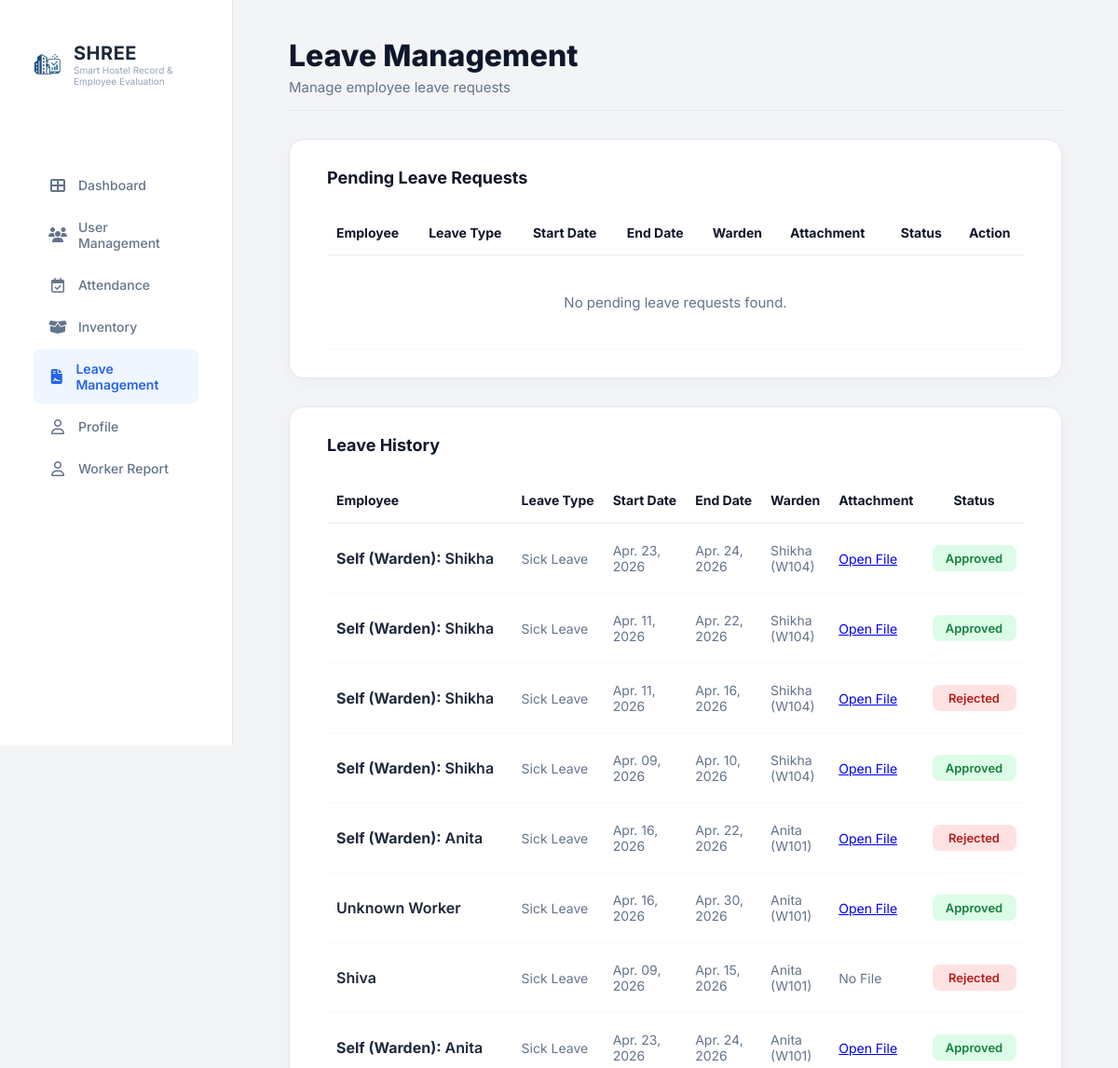
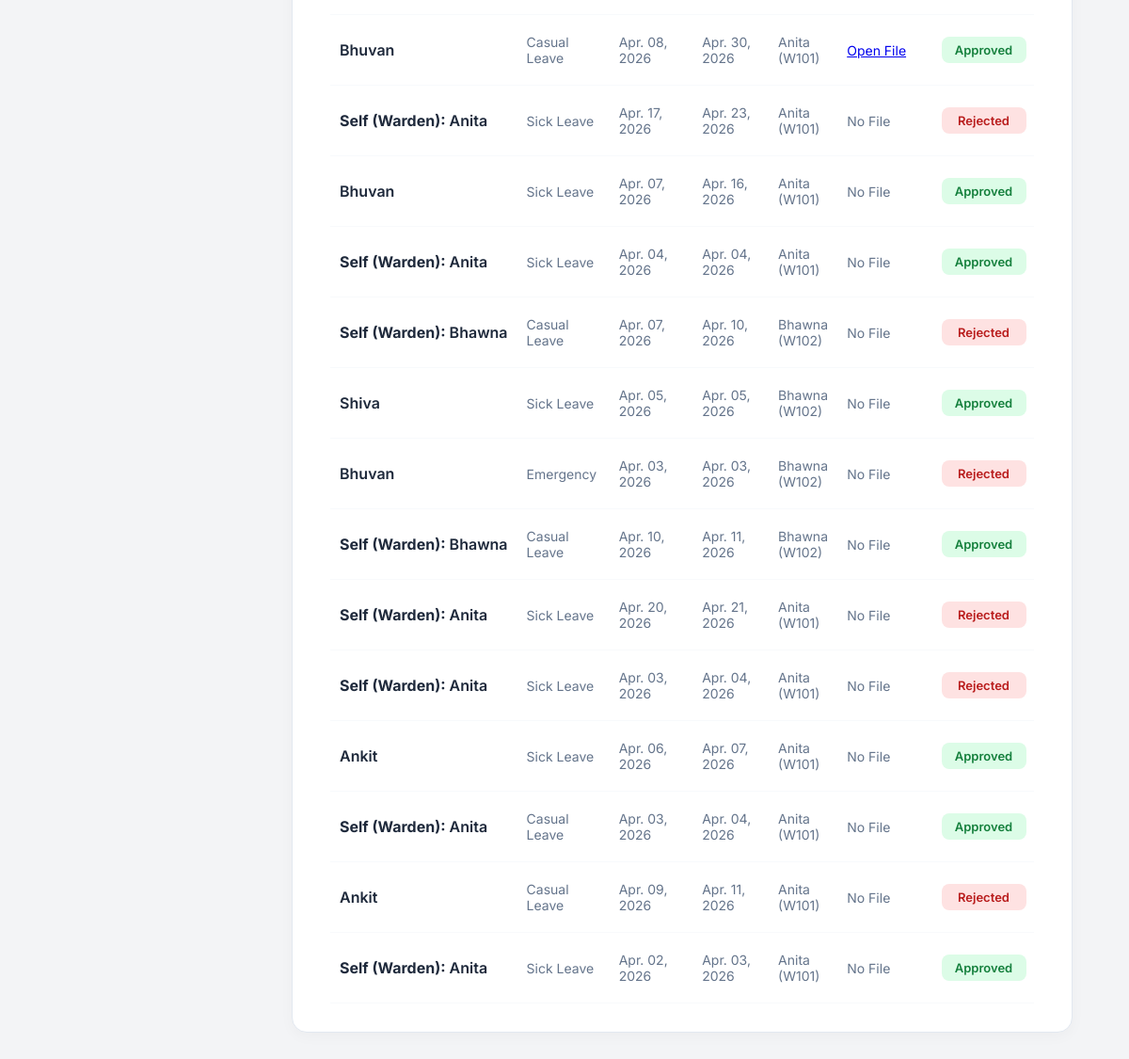
/Shree-admin/leave/ (signed in), run on the app's committed database (2 pictures, top to bottom).
### accounts/models.py (models this page shows, shortened)
class LeaveRequest(models.Model):
    STATUS_CHOICES = [('Pending', 'Pending'), ('Approved', 'Approved'), ('Rejected', 'Rejected')]
    worker = models.ForeignKey(Worker, on_delete=models.CASCADE, null=True, blank=True)
    worker_master = models.ForeignKey(UniversityID, on_delete=models.SET_NULL, null=True, blank=True)
    warden = models.ForeignKey(Warden, on_delete=models.CASCADE)
    is_warden_request = models.BooleanField(default=False)
    leave_type = models.CharField(max_length=50)
    start_date = models.DateField()
    end_date = models.DateField()
    status = models.CharField(max_length=20, choices=STATUS_CHOICES, default='Pending')
    reason = models.TextField(null=True, blank=True)
    attachment = models.FileField(upload_to='leave_attachments/', null=True, blank=True)
    created_at = models.DateTimeField(auto_now_add=True)
    @property
    def display_worker_name(self):
        if self.is_warden_request:
            return "Self (Warden)"
        if self.worker:
            return self.worker.name or self.worker.worker_id
        if self.worker_master:
            return self.worker_master.full_name or self.worker_master.university_id
        return "Unknown Worker"

class Warden(models.Model):
    user = models.OneToOneField(User, on_delete=models.CASCADE, null=True, blank=True)
    university_record = models.OneToOneField(UniversityID, on_delete=models.CASCADE, null=True, limit_choices_to={'role': 'warden'})
    warden_id = models.CharField(max_length=20, unique=True)
    name = models.CharField(max_length=20)
    admin_id = models.ForeignKey(User, on_delete=models.SET_NULL, null=True, blank=True, related_name='managed_wardens')
    name = models.CharField(max_length=100)
    email = models.EmailField(blank=True, null=True)
    leave_balance = models.IntegerField(default=15)
    phone_number = models.CharField(max_length=10, blank=True, null=True)

class Worker(models.Model):
    user = models.OneToOneField(User, on_delete=models.CASCADE, null=True, blank=True)
    university_record = models.OneToOneField(UniversityID, on_delete=models.CASCADE, null=True, blank=True, limit_choices_to={'role': 'worker'})
    worker_id = models.CharField(max_length=20, unique=True, blank=True) # blank=True zaroori hai
    name = models.CharField(max_length=100)
    email = models.EmailField(blank=True, null=True)
    phone_number = models.CharField(max_length=10, validators=[phone_validator], blank=True, null=True)
    admin_id = models.ForeignKey(User, on_delete=models.SET_NULL, null=True, blank=True, related_name='managed_workers')
    leave_balance = models.IntegerField(default=15)

### Shree1/views.py (the view, shortened to what this page needs)
# urls.py: path('Shree-admin/leave/', views.admin_leave_Management, name='admin_leave_Management'),
@login_required
def admin_leave_Management(request):
    pending_requests = LeaveRequest.objects.filter(status='Pending')
    leave_history = LeaveRequest.objects.exclude(status='Pending').order_by('-created_at')
    context = {
        'pending': pending_requests,
        'leave_history': leave_history,
    }
    return render(request, 'Shree1/admin_leave_Management.html', context)

### templates/Shree1/admin_leave_Management.html (shortened to what this page needs)
{% load static %}
<!doctype html>
<html lang="en">
  <head>
    <link
      rel="stylesheet"
      href="https://cdnjs.cloudflare.com/ajax/libs/font-awesome/6.4.0/css/all.min.css"
    />
    <link
      rel="stylesheet"
      href="{% static 'Shree1/css/dashboardAdmin.css' %}"
    />
    <link
      rel="stylesheet"
      href="{% static 'Shree1/css/admin_leave_Management.css' %}"
    />
  </head>
  <body>
    <div class="container">
      <aside class="sidebar">
        <div class="logo-section">
          <img src="{% static 'Shree1/images/logo_img.jpeg' %}" alt="SHREE Logo" class="nav-logo-file" style="width: 48px; height: 48px; border-radius: 10px; object-fit: contain;" />
          <div>
            <h2 class="logo-name">SHREE</h2>
            <p style="font-size: 10px; color: #94a3b8">Smart Hostel Record & Employee Evaluation</p>
          </div>
        </div>
        <nav class="nav-menu">
          <a href="{% url 'admin_dashboard' %}" class="nav-item">
            <i class="fa-solid fa-table-cells-large"></i> Dashboard
          </a>
          <a href="{% url 'admin_user_management' %}" class="nav-item">
            <i class="fa-solid fa-users"></i> User Management
          </a>
          <a href="{% url 'admin_attendance' %}" class="nav-item">
            <i class="fa-regular fa-calendar-check"></i> Attendance
          </a>
          <a href="{% url 'admin_inventory' %}" class="nav-item">
            <i class="fa-solid fa-box-open"></i> Inventory
          </a>
          <a href="{% url 'admin_leave_Management' %}" class="nav-item active">
            <i class="fa-solid fa-file-contract"></i> Leave Management
          </a>
          <a href="{% url 'admin_profile' %}" class="nav-item">
            <i class="fa-regular fa-user"></i> Profile
          </a>
          <a href="{% url 'worker_report' %}" class="nav-item">
            <i class="fa-regular fa-user"></i> Worker Report
          </a>
        </nav>
      </aside>
      <main class="main-content">
        <header class="top-header">
          <div class="header-titles">
            <h1>Leave Management</h1>
            <p>Manage employee leave requests</p>
          </div>
        </header>
        <div class="leave-card">
          <h3>Pending Leave Requests</h3>
          <div class="table-responsive">
            <table class="leave-table">
              <thead>
                <tr>
                  <th>Employee</th>
                  <th>Leave Type</th>
                  <th>Start Date</th>
                  <th>End Date</th>
                  <th>Warden</th>
                  <th>Attachment</th>
                  <th class="center-align">Status</th>
                  <th class="center-align">Action</th>
                </tr>
              </thead>
              <tbody>
                {% for req in pending %}
                <tr>
                  <td class="primary-cell">
    {% if req.is_warden_request %}
        <strong>Self (Warden):</strong> {{ req.warden.name }}
    {% else %}
        {{ req.display_worker_name }}
    {% endif %}
</td>
                  <td class="muted-cell">{{ req.leave_type }}</td>
                  <td class="muted-cell">
                    {{ req.start_date|date:"M. d, Y" }}
                  </td>
                  <td class="muted-cell">{{ req.end_date|date:"M. d, Y" }}</td>
                  <td class="muted-cell">
                    {{ req.warden.name }} ({{ req.warden.warden_id }})
                  </td>
                  <td class="muted-cell">
                    {% if req.attachment %}
                      <a href="{{ req.attachment.url }}" target="_blank">Open File</a>
                    {% else %}
                      No File
                    {% endif %}
                  </td>
                  <td class="center-align">
                    <span class="status pending">Pending</span>
                  </td>
                  <td class="action-cell">
                    <form
                      method="POST"
                      action="{% url 'admin_leave_Management' %}"
                      class="action-form"
                    >
                      {% csrf_token %}
                      <input
                        type="hidden"
                        name="leave_id"
                        value="{{ req.id }}"
                      />
                      <button
                        type="submit"
                        name="action"
                        value="Approved"
                        class="btn btn-approve"
                      >
                        Approve
                      </button>
                      <button
                        type="submit"
                        name="action"
                        value="Rejected"
                        class="btn btn-reject"
                      >
                        Reject
                      </button>
                    </form>
                  </td>
                </tr>
                {% empty %}
                <tr>
                  <td colspan="8" class="empty-state">
                    No pending leave requests found.
                  </td>
                </tr>
                {% endfor %}
              </tbody>
            </table>
          </div>
        </div>
        <div class="leave-card mt-4">
          <h3>Leave History</h3>
          <div class="table-responsive">
            <table class="leave-table">
              <thead>
                <tr>
                  <th>Employee</th>
                  <th>Leave Type</th>
                  <th>Start Date</th>
                  <th>End Date</th>
                  <th>Warden</th>
                  <th>Attachment</th>
                  <th class="center-align">Status</th>
                </tr>
              </thead>
              <tbody>
                {% for req in leave_history %}
                <tr>
                  <td class="primary-cell">
    {% if req.is_warden_request %}
        <strong>Self (Warden):</strong> {{ req.warden.name }}
    {% else %}
        {{ req.display_worker_name }}
    {% endif %}
</td>
                  <td class="muted-cell">{{ req.leave_type }}</td>
                  <td class="muted-cell">
                    {{ req.start_date|date:"M. d, Y" }}
                  </td>
                  <td class="muted-cell">{{ req.end_date|date:"M. d, Y" }}</td>
                  <td class="muted-cell">
                    {{ req.warden.name }} ({{ req.warden.warden_id }})
                  </td>
                  <td class="muted-cell">
                    {% if req.attachment %}
                      <a href="{{ req.attachment.url }}" target="_blank">Open File</a>
                    {% else %}
                      No File
                    {% endif %}
                  </td>
                  <td class="center-align">
                    <span
                      class="status {% if req.status == 'Approved' %}approved{% else %}rejected{% endif %}"
                    >
                      {{ req.status }}
                    </span>
                  </td>
                </tr>
                {% empty %}
                <tr>
                  <td colspan="7" class="empty-state">
                    No leave history found yet.
                  </td>
                </tr>
                {% endfor %}
              </tbody>
            </table>
          </div>
        </div>
      </main>
    </div>
  </body>
</html>

### static/Shree1/css/dashboardAdmin.css (style rules this page uses)
:root { --primary-blue: #2563eb; --primary-bg-blue: #eff6ff; --text-dark: #1e293b; --text-light: #64748b; --bg-main: #fafafa; --white: #ffffff; --border-color: #f1f5f9; --blue-accent: #3b82f6; --green-accent: #10b981; --red-accent: #ef4444; --yellow-accent: #f59e0b; --orange-accent: #f97316; }
* { margin: 0; padding: 0; box-sizing: border-box; font-family: "Inter", sans-serif; }
body { background-color: var(--bg-main); color: var(--text-dark); }
.container { display: flex; min-height: 100vh; }
.sidebar { width: 250px; background: var(--white); border-right: 1px solid var(--border-color); padding: 20px 10px; display: flex; flex-direction: column; position: fixed; height: 100vh; left: 0; top: 0; z-index: 100; }
.logo-section { display: flex; align-items: center; gap: 12px; margin-bottom: 40px; padding-left: 15px; }
.nav-logo-file { width: 32px !important; height: auto !important; object-fit: contain; }
.logo-name { font-size: 1.2rem; font-weight: 700; color: #0f172a; letter-spacing: 0.5px; }
.nav-menu { display: flex; flex-direction: column; gap: 5px; }
.nav-item { text-decoration: none; color: var(--text-light); padding: 12px 18px; border-radius: 8px; display: flex; align-items: center; gap: 14px; font-size: 0.95rem; font-weight: 500; transition: all 0.2s ease; margin: 0 10px; }
.nav-item i { font-size: 1.1rem; width: 20px; text-align: center; }
.nav-item.active { background-color: var(--primary-bg-blue); color: var(--primary-blue); font-weight: 600; }
.main-content { flex: 1; margin-left: 250px; padding: 25px 50px; }
.top-header { display: flex; justify-content: flex-end; align-items: center; margin-bottom: 30px; border-bottom: 1px solid var(--border-color); padding-bottom: 15px; }

### data on the page
LeaveRequest: warden.name "Shikha", leave_type "Sick Leave", start_date "Apr. 23, 2026", end_date "Apr. 24, 2026", warden.warden_id "W104", status "Approved"
LeaveRequest: warden.name "Shikha", leave_type "Sick Leave", start_date "Apr. 11, 2026", end_date "Apr. 22, 2026", warden.warden_id "W104", status "Approved"
LeaveRequest: warden.name "Shikha", leave_type "Sick Leave", start_date "Apr. 11, 2026", end_date "Apr. 16, 2026", warden.warden_id "W104", status "Rejected"
LeaveRequest: warden.name "Shikha", leave_type "Sick Leave", start_date "Apr. 09, 2026", end_date "Apr. 10, 2026", warden.warden_id "W104", status "Approved"
LeaveRequest: warden.name "Anita", leave_type "Sick Leave", start_date "Apr. 16, 2026", end_date "Apr. 22, 2026", warden.warden_id "W101", status "Rejected"
LeaveRequest: display_worker_name "Unknown Worker", leave_type "Sick Leave", start_date "Apr. 16, 2026", end_date "Apr. 30, 2026", warden.name "Anita", warden.warden_id "W101", status "Approved"
LeaveRequest: display_worker_name "Shiva", leave_type "Sick Leave", start_date "Apr. 09, 2026", end_date "Apr. 15, 2026", warden.name "Anita", warden.warden_id "W101", attachment "No File", status "Rejected"
LeaveRequest: warden.name "Anita", leave_type "Sick Leave", start_date "Apr. 23, 2026", end_date "Apr. 24, 2026", warden.warden_id "W101", status "Approved"
LeaveRequest: display_worker_name "Bhuvan", leave_type "Casual Leave", start_date "Apr. 08, 2026", end_date "Apr. 30, 2026", warden.name "Anita", warden.warden_id "W101", status "Approved"
LeaveRequest: warden.name "Anita", leave_type "Sick Leave", start_date "Apr. 17, 2026", end_date "Apr. 23, 2026", warden.warden_id "W101", shows "No File", status "Rejected"
LeaveRequest: display_worker_name "Bhuvan", leave_type "Sick Leave", start_date "Apr. 07, 2026", end_date "Apr. 16, 2026", warden.name "Anita", warden.warden_id "W101", shows "No File", status "Approved"
LeaveRequest: warden.name "Anita", leave_type "Sick Leave", start_date "Apr. 04, 2026", end_date "Apr. 04, 2026", warden.warden_id "W101", shows "No File", status "Approved"
LeaveRequest: warden.name "Bhawna", leave_type "Casual Leave", start_date "Apr. 07, 2026", end_date "Apr. 10, 2026", warden.warden_id "W102", shows "No File", status "Rejected"
LeaveRequest: display_worker_name "Shiva", leave_type "Sick Leave", start_date "Apr. 05, 2026", end_date "Apr. 05, 2026", warden.name "Bhawna", warden.warden_id "W102", shows "No File", status "Approved"
LeaveRequest: display_worker_name "Bhuvan", leave_type "Emergency", start_date "Apr. 03, 2026", end_date "Apr. 03, 2026", warden.name "Bhawna", warden.warden_id "W102", shows "No File", status "Rejected"
LeaveRequest: warden.name "Bhawna", leave_type "Casual Leave", start_date "Apr. 10, 2026", end_date "Apr. 11, 2026", warden.warden_id "W102", shows "No File", status "Approved"
LeaveRequest: warden.name "Anita", leave_type "Sick Leave", start_date "Apr. 20, 2026", end_date "Apr. 21, 2026", warden.warden_id "W101", shows "No File", status "Rejected"
LeaveRequest: warden.name "Anita", leave_type "Sick Leave", start_date "Apr. 03, 2026", end_date "Apr. 04, 2026", warden.warden_id "W101", shows "No File", status "Rejected"
LeaveRequest: display_worker_name "Ankit", leave_type "Sick Leave", start_date "Apr. 06, 2026", end_date "Apr. 07, 2026", warden.name "Anita", warden.warden_id "W101", shows "No File", status "Approved"
LeaveRequest: warden.name "Anita", leave_type "Casual Leave", start_date "Apr. 03, 2026", end_date "Apr. 04, 2026", warden.warden_id "W101", shows "No File", status "Approved"
LeaveRequest: display_worker_name "Ankit", leave_type "Casual Leave", start_date "Apr. 09, 2026", end_date "Apr. 11, 2026", warden.name "Anita", warden.warden_id "W101", shows "No File", status "Rejected"
LeaveRequest: warden.name "Anita", leave_type "Sick Leave", start_date "Apr. 02, 2026", end_date "Apr. 03, 2026", warden.warden_id "W101", shows "No File", status "Approved"
